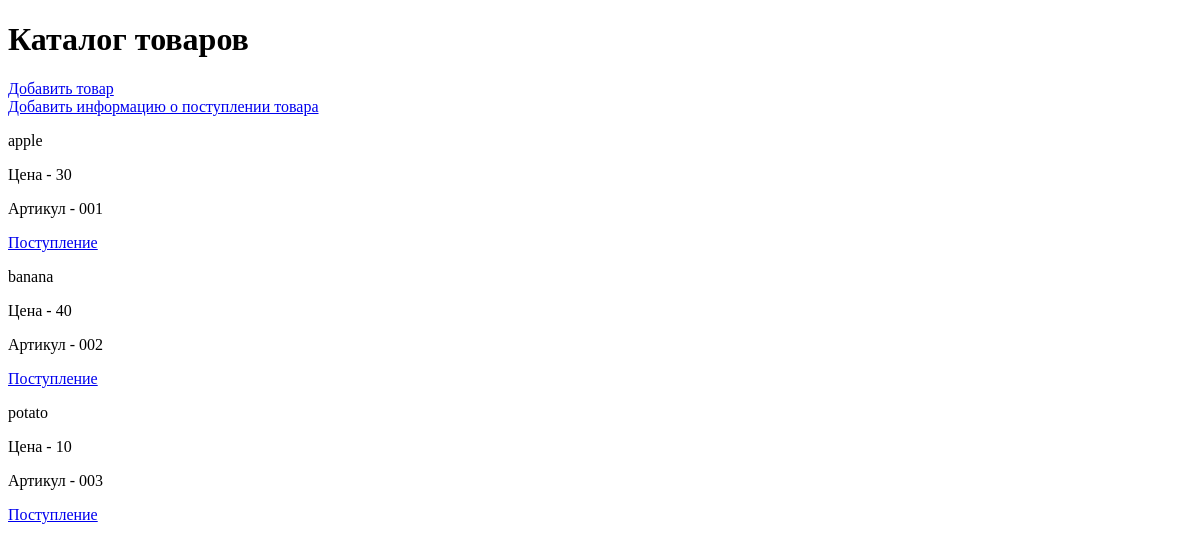
Before: / with the older database file.
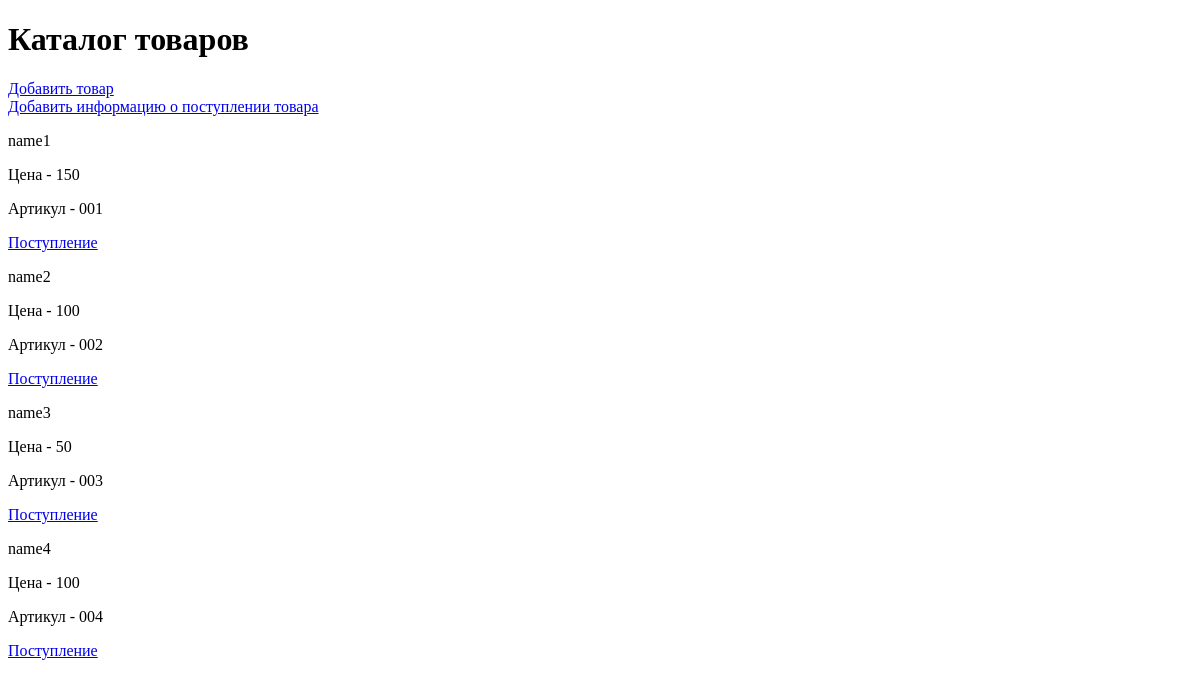
After: the same page with the newer database file.
### tables this page shows
CREATE TABLE `product` (
  `id` int(11) NOT NULL,
  `name` varchar(255) DEFAULT NULL,
  `price` int(11) DEFAULT NULL,
  `article` varchar(255) DEFAULT NULL
);

### index.php (the view, shortened to what this page needs)
<?php
$pdo = require $_SERVER['DOCUMENT_ROOT'].'/store1/db.php';
$products = $pdo->query("SELECT * FROM product");
?>
<!doctype html>
<html lang="en">
<head>
</head>
<body>
<div class="container">
    <h1>Каталог товаров</h1>
    <div class="nav">
        <a href="Add_product.php" id="add_product">Добавить товар</a>
        <br>
        <a href="Add_admission.php" id="add_admission"> Добавить информацию о поступлении товара</a>
    </div>
    <div class="content">
        <div class="cards">
            <?php foreach ($products->fetchAll(PDO::FETCH_ASSOC) as $product):?>
            <div class="card">
                    <p class="title"><?=$product['name']?></p>
                   <div class="about">
                       <p>Цена - <?=$product['price']?></p>
                       <p>Артикул - <?=$product['article']?></p>
                   </div>
                    <a href="Admission.php?id=<?=$product['id']?>">Поступление</a>
            </div>
            <?php endforeach;?>
        </div>
    </div>
</div>
</body>
</html>

Changed rows visible on the page:
changed product: name "apple" → "name1"; price "30" → "150"
changed product: name "banana" → "name2"; price "40" → "100"
changed product: name "potato" → "name3"; price "10" → "50"
added product: name "name4", price "100", article "004"
